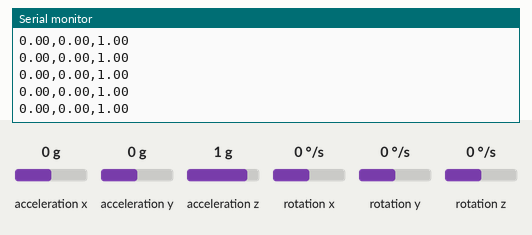
Simulated run of this sketch. Board: ESP32. Shown: the last lines printed to the serial monitor. The inputs (shaded band) are chosen by the test bench; at power-on: acceleration x 0 g, acceleration y 0 g, acceleration z 1 g, rotation x 0 °/s, rotation y 0 °/s, rotation z 0 °/s.

Above: at 3.2 s.
3.3 s: acceleration x set to -1.4 g
At 3.36 s:
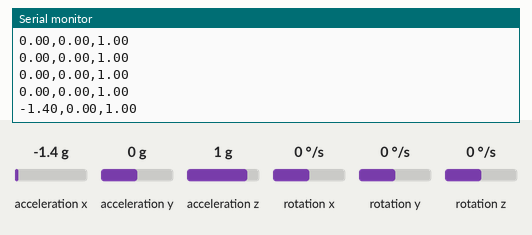
4.8 s: acceleration y set to -1.4 g
At 4.82 s:
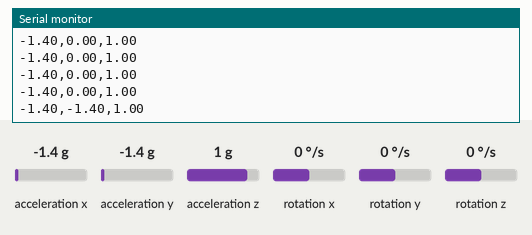
6.3 s: acceleration z set to -1.4 g
At 6.32 s:
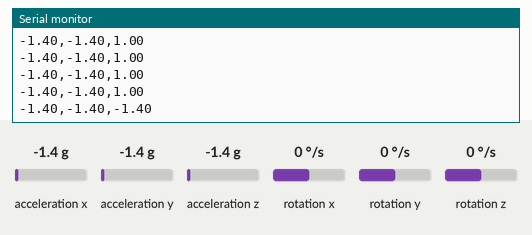

Measured:
- after the input at 3.3 s, the serial monitor: prints a new line after 0.05 s (image 1)
- after the input at 4.8 s, the serial monitor: prints a new line at once (image 2)
- after the input at 6.3 s, the serial monitor: prints a new line at once (image 3)

The sketch:

01_mpu6050_sensor_test.ino
```cpp
#include <Wire.h>
#include <MPU6050.h>

MPU6050 mpu;

void setup() {
  Serial.begin(115200);
  delay(2000);

  Wire.begin(21, 22);
  Wire.setClock(100000);

  Serial.println("Initializing MPU...");
  mpu.initialize();

  if (!mpu.testConnection()) {
    Serial.println("MPU6050 FAILED");
    while (true) {
      delay(1000);
    }
  }

  Serial.println("MPU6050 READY");
}

void loop() {
  int16_t ax, ay, az;
  mpu.getAcceleration(&ax, &ay, &az);

  Serial.print(ax / 16384.0);
  Serial.print(",");
  Serial.print(ay / 16384.0);
  Serial.print(",");
  Serial.println(az / 16384.0);

  delay(50);
}
```
